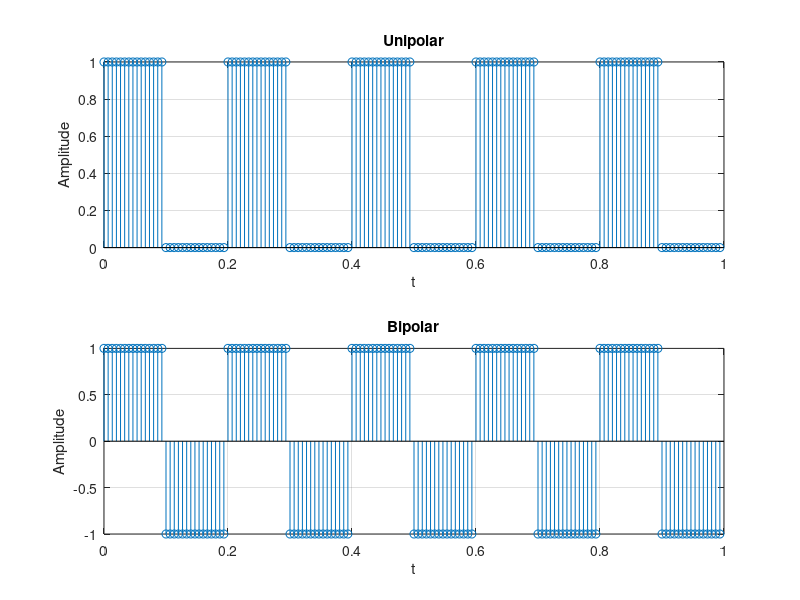

Recreate this plot in MATLAB.
% assignment 4 q 2
%% clear
clc;
clear all;
close all;

%% generating sequences
% take frequency
f = abs(input('Frequency : '));
% calculate period
p = (1/f);

% take no of cycles to generate
cycles = round(abs(input('No of cycles to generate : ')));

% single cycle of wave
% sampling frequency is signal frequency
uni_cycle = [ones(1,15) zeros(1,15)];
bi_cycle = [ones(1,15) -ones(1,15)];

% unipolar wave
uni = [];
% bipolar wave
bi = [];

% loop to generate wave
for i = 1:cycles
    % generating unipolar
    uni = [uni uni_cycle];
    % generating bipolar
    bi = [bi bi_cycle];
end

% set n range
n = 0:p/30:cycles*p-p/30;

%% plot actual waves
% unipolar
subplot(2,1,1);
stem(n,uni);
title('Unipolar');
xlabel('t');
ylabel('Amplitude');
grid on;

% bipolar
subplot(2,1,2);
stem(n,bi);
title('Bipolar');
xlabel('t');
ylabel('Amplitude');
grid on;
